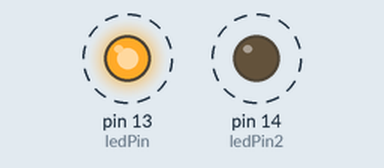
A sketch run on a simulated Arduino Uno, built with avr-gcc and run on an emulated ATmega328P. Parts: output pins drawn as LEDs (lit = HIGH). Dashed ring = blinking.

Above: at 0.2 s.
Timing chart, 0 to 4.6 s (numbered marks = the images above):
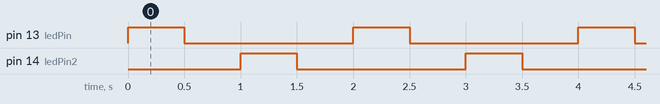

The sketch:

ledBlink.ino
```cpp
int ledPin = 13;
int ledPin2 = 14;
void setup() {
pinMode(ledPin,OUTPUT);
pinMode(ledPin2,OUTPUT);
}

void loop() {
digitalWrite(ledPin,HIGH);
delay(500);
digitalWrite(ledPin,LOW);
delay(500);
digitalWrite(ledPin2, HIGH);
delay(500);
digitalWrite(ledPin2,LOW);
delay(500);
}
```

Measured:
- by itself, pin 13 (ledPin), pin 14 (ledPin2): alternates HIGH for 0.50 s and LOW for 1.5 s
- by itself, everything shown: repeats every 2.0 s, in 4 steps
